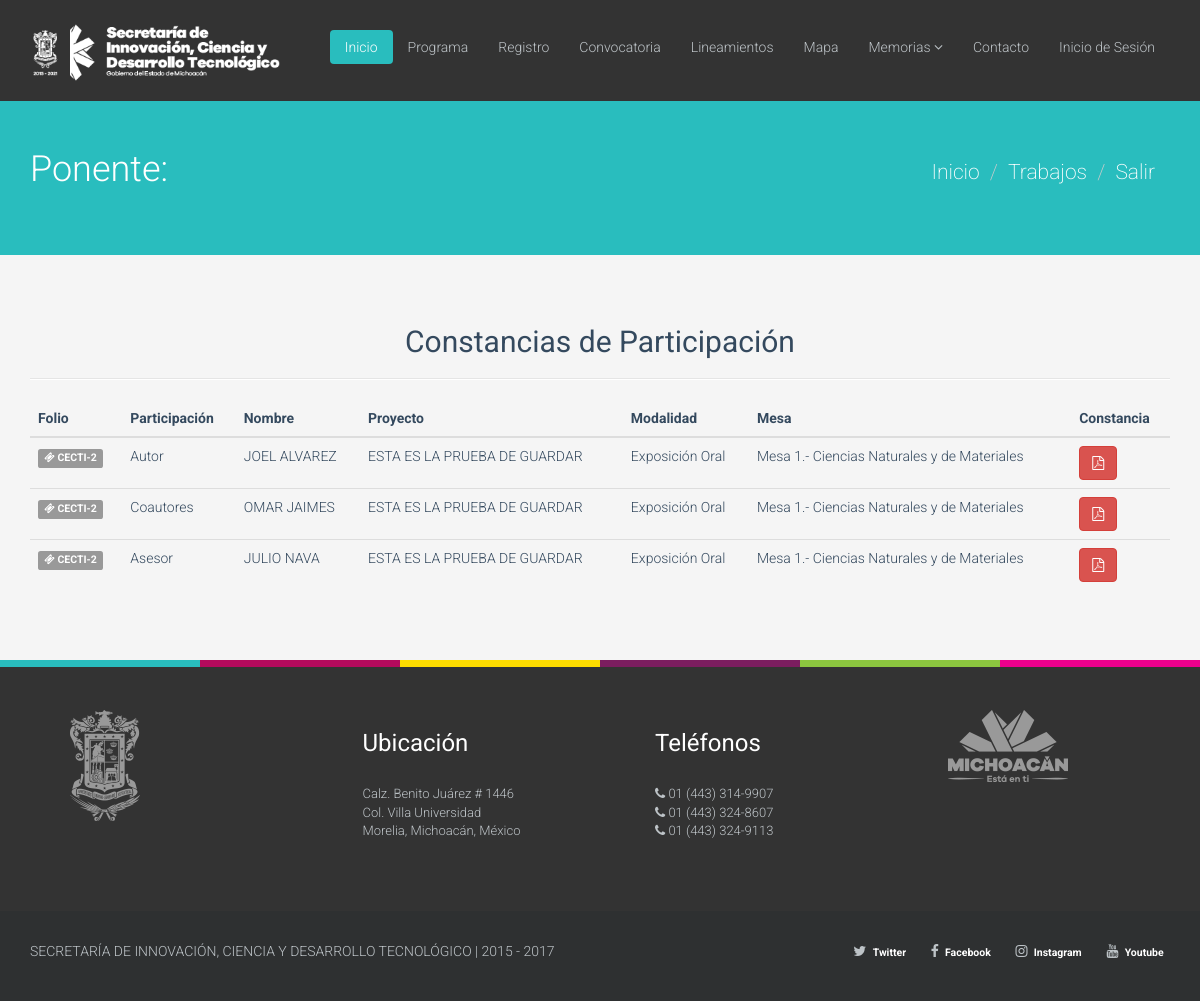
/index.php/ponente/constancias, run on the app's committed database.
### tables this page shows
CREATE TABLE `usuarios` (
  `id_usuarios` int(11) NOT NULL,
  `nombre` varchar(255) NOT NULL,
  `a_paterno` varchar(255) NOT NULL,
  `a_materno` varchar(255) NOT NULL,
  `edad` int(11) NOT NULL,
  `genero` int(11) NOT NULL,
  `nacionalidad` int(11) NOT NULL,
  `otra_nac` varchar(255) NOT NULL,
  `estado` int(11) NOT NULL,
  `municipio` int(11) NOT NULL,
  `otro_mun` varchar(255) NOT NULL,
  `email` varchar(255) NOT NULL,
  `institucion` int(11) NOT NULL,
  `otra_ins` varchar(255) NOT NULL,
  `facultad` int(11) NOT NULL,
  `otra_fac` varchar(255) NOT NULL,
  `nivel` int(11) NOT NULL,
  `otro_nivel` varchar(255) NOT NULL,
  `mesa` int(11) NOT NULL,
  `modalidad` int(11) NOT NULL,
  `area_id` int(11) DEFAULT NULL,
  `password` varchar(255) NOT NULL,
  `username` varchar(255) NOT NULL,
  `puesto` varchar(100) NOT NULL
);

CREATE TABLE `ponencias` (
  `id_ponencias` int(11) NOT NULL,
  `usuario_id` int(11) NOT NULL,
  `tipo_trabajo_id` int(11) DEFAULT NULL,
  `titulo` mediumtext,
  `autor` varchar(255) DEFAULT NULL,
  `coautores` mediumtext,
  `asesor` varchar(255) DEFAULT NULL,
  `mesa_id` int(11) DEFAULT NULL,
  `c_jovenes` int(11) DEFAULT NULL,
  `archivo_resumen` varchar(255) DEFAULT NULL,
  `archivo_extenso` varchar(255) DEFAULT NULL,
  `status_id` int(11) NOT NULL,
  `fecha_registro` date DEFAULT NULL,
  `fecha_extenso` date DEFAULT NULL
);

CREATE TABLE `tipo` (
  `id_tipo` int(11) NOT NULL,
  `nombre_trabajo` varchar(255) NOT NULL
);

CREATE TABLE `area_tematica` (
  `id_tematica` int(11) NOT NULL,
  `nombre_tem` varchar(255) NOT NULL
);

### application/controllers/Ponente.php (called while the page is built, shortened)
<?php if ( ! defined('BASEPATH')) exit('No direct script access allowed');
class Ponente extends MY_Controller {
       public function __construct()
       {
            $this->load->model('Ponentes_model');
            $this->load->library("session");
            $this->load->helper('url');
            $this->load->library('pagination');
       }
    public function constancias()
    {
        $data['pdf'] = $this->Ponentes_model->list_ponencia_pdf(1);
        $this->load->view("theme/header");
        $this->load->view("theme/menu");
        $this->load->view("ponente/constancias",$data);
        $this->load->view("theme/footer");
    }
}

### index.php (called while the page is built, shortened)
<?php
require_once BASEPATH.'core/CodeIgniter.php';

### application/models/Ponentes_model.php (called while the page is built, shortened)
<?php if ( ! defined('BASEPATH')) exit('No direct script access allowed');
class Ponentes_model extends CI_Model {
    public function list_ponencia_pdf($id_usuarios = false)
    {
        if($id_usuarios === false)
        {
            $this->db->select('u.username,u.nombre,u.a_paterno,u.a_materno,p.id_ponencias,p.titulo,p.autor,p.coautores,p.asesor,p.titulo, s.status, p.archivo_resumen, p.archivo_extenso, t.nombre_trabajo, a.nombre_tem');
            $this->db->from('usuarios u');
            $this->db->join('ponencias p', 'u.id_usuarios = p.usuario_id');
            $this->db->join('status s', 'p.status_id = s.id_status');
            $this->db->join('tipo t', 'p.tipo_trabajo_id = t.id_tipo');
            $this->db->join('area_tematica a', 'p.mesa_id = a.id_tematica');
        }else{
            $this->db->select('u.username,u.nombre,u.a_paterno,u.a_materno,p.id_ponencias,p.titulo,p.autor,p.coautores,p.asesor,p.titulo, s.status, p.archivo_resumen, p.archivo_extenso, t.nombre_trabajo, a.nombre_tem');
            $this->db->from('usuarios u');
            $this->db->join('ponencias p', 'u.id_usuarios = p.usuario_id');
            $this->db->join('status s', 'p.status_id = s.id_status');
            $this->db->join('tipo t', 'p.tipo_trabajo_id = t.id_tipo');
            $this->db->join('area_tematica a', 'p.mesa_id = a.id_tematica');
            $this->db->where('u.id_usuarios',$id_usuarios);
        }
        $query = $this->db->get();
        if($query->num_rows() > 0 )
          {
              return $query->result();
          }else{
            return FALSE;
          }
    }
}

### application/views/ponente/constancias.php (the view, shortened to what this page needs)
<?php
  $nombre = $this->session->userdata('nombre');
  $a_paterno = $this->session->userdata('a_paterno');
  $a_materno = $this->session->userdata('a_materno');
?>
<section id="title" class="emerald">
<div class="container">
<div class="row">
<div class="col-sm-6">
<br>
<br>
<br>
<br>
<br>
<h1>Ponente: <?php echo $nombre .' '.$a_paterno .' '.$a_materno ?></h1>
</div>
<div class="col-sm-6">
<br>
<br>
<br>
<br>
<ul class="breadcrumb pull-right lead">
    <li><a href="<?php echo site_url('ponente/index') ?>">Inicio</a></li>
    <li class="active"><a href="<?php echo site_url('ponente/listado') ?>">Trabajos</a></li>
    <li><a href="<?php echo site_url("login/salir") ?>">Salir</a></li>
</ul>
</div>
</div>
</div>
</section>
<section id="career" class="container">
<div class="center">
<h2>Constancias de Participación</h2>
</div>
<hr>
<div class="row">
<div class="col-md-12">
<div class="table-responsive">
<table class="table">
     <thead>
 <tr>
            <th>Folio</th>
            <th>Participación</th>
            <th>Nombre</th>
            <th>Proyecto</th>
            <th>Modalidad</th>
            <th>Mesa</th>
            <th>Constancia</th>
 </tr>
 </thead>
 <tbody>
 <?php
            foreach ($pdf as $row) {
if ($row->autor === $row->autor) {
               echo "<tr>
               <td><span class='label label-default'><i class='fa fa-ticket' aria-hidden='true'></i>  CECTI-$row->id_ponencias</span></td>
               <td>Autor</td>
               <td>$row->autor</td>
               <td>$row->titulo</td>
               <td>$row->nombre_trabajo</td>
               <td>$row->nombre_tem</td>
               <td><a href='" . base_url() . "ponente/constancia_autor/$row->id_ponencias' target='_blank'><button type='button' class='btn btn-danger' data-toggle='tooltip' data-placement='bottom' title='$row->autor'><i class='fa fa-file-pdf-o' aria-hidden='true'></i></button></a></td></td>";
           }else{
            echo '<div class="alert alert-danger" role="alert">No existe un autor registrado en el sistema</div>';
           }
if ($row->coautores === $row->coautores) {
               echo "<tr>
               <td><span class='label label-default'><i class='fa fa-ticket' aria-hidden='true'></i>  CECTI-$row->id_ponencias</span></td>
               <td>Coautores</td>
               <td>$row->coautores</td>
               <td>$row->titulo</td>
               <td>$row->nombre_trabajo</td>
               <td>$row->nombre_tem</td>
               <td><a href='" . base_url() . "ponente/constancia_coautor/$row->id_ponencias' target='_blank'><button type='button' class='btn btn-danger' data-toggle='tooltip' data-placement='bottom' title='$row->coautores'><i class='fa fa-file-pdf-o' aria-hidden='true'></i></button></a></td></td>";
           }else{
            echo '<div class="alert alert-danger" role="alert">No existe un Coautor registrado en el sistema</div>';
           }
if ($row->asesor === $row->asesor) {
               echo "<tr>
               <td><span class='label label-default'><i class='fa fa-ticket' aria-hidden='true'></i>  CECTI-$row->id_ponencias</span></td>
               <td>Asesor</td>
               <td>$row->asesor</td>
               <td>$row->titulo</td>
               <td>$row->nombre_trabajo</td>
               <td>$row->nombre_tem</td>
               <td><a href='" . base_url() . "ponente/constancia_asesor/$row->id_ponencias' target='_blank'><button type='button' class='btn btn-danger' data-toggle='tooltip' data-placement='bottom' title='$row->asesor'><i class='fa fa-file-pdf-o' aria-hidden='true'></i></button></a></td></td>";
           }else{
            echo '<div class="alert alert-danger" role="alert">No existe un Asesor registrado en el sistema</div>';
           }
}
?>
 </tbody>
 </table>
</div>
</div>
</div>
</section>

### assets/css/main.css (style rules this page uses)
body { color:#34495e;background:#f5f5f5;font-family:'Roboto',sans-serif;font-weight:300; }
h1,h2,h3,h4,h5,h6 { font-family:'Roboto',sans-serif;font-weight:400; }
a { color:#34495e;-webkit-transition:300ms;-moz-transition:300ms;-o-transition:300ms;transition:300ms; }
hr { border-top:1px solid #e5e5e5;border-bottom:1px solid #fff; }
.btn { font-weight:400; }
body>section { padding:50px 0; }
.turquoise,.green-sea,.sun-flower,.orange,.emerald,.nephrits,.carrot,.pumkin,.peter-river,.belize-hole,.alizarin,.pomegranate,.amethyst,.wisteria,.clouds .silver,.wet-asphalt,.midnight-blue,.concrete,.asbestos { color:#fff; }
.turquoise h1,.green-sea h1,.sun-flower h1,.orange h1,.emerald h1,.nephrits h1,.carrot h1,.pumkin h1,.peter-river h1,.belize-hole h1,.alizarin h1,.pomegranate h1,.amethyst h1,.wisteria h1,.clouds .silver h1,.wet-asphalt h1,.midnight-blue h1,.concrete h1,.asbestos h1,.turquoise h2,.green-sea h2,.sun-flower h2,.orange h2,.emerald h2,.nephrits h2,.carrot h2,.pumkin h2,.peter-river h2,.belize-hole h2,.alizarin h2,.pomegranate h2,.amethyst h2,.wisteria h2,.clouds .silver h2,.wet-asphalt h2,.midnight-blue h2,.concrete h2,.asbestos h2,.turquoise h3,.green-sea h3,.sun-flower h3,.orange h3,.emerald h3,.nephrits h3,.carrot h3,.pumkin h3,.peter-river h3,.belize-hole h3,.alizarin h3,.pomegranate h3,.amethyst h3,.wisteria h3,.clouds .silver h3,.wet-asphalt h3,.midnight-blue h3,.concrete h3,.asbestos h3,.turquoise h4,.green-sea h4,.sun-flower h4,.orange h4,.emerald h4,.nephrits h4,.carrot h4,.pumkin h4,.peter-river h4,.belize-hole h4,.alizarin h4,.pomegranate h4,.amethyst h4,.wisteria h4,.clouds .silver h4,.wet-asphalt h4,.midnight-blue h4,.concrete h4,.asbestos h4,.turquoise h5,.green-sea h5,.sun-flower h5,.orange h5,.emerald h5,.nephrits h5,.carrot h5,.pumkin h5,.peter-river h5,.belize-hole h5,.alizarin h5,.pomegranate h5,.amethyst h5,.wisteria h5,.clouds .silver h5,.wet-asphalt h5,.midnight-blue h5,.concrete h5,.asbestos h5,.turquoise h6,.green-sea h6,.sun-flower h6,.orange h6,.emerald h6,.nephrits h6,.carrot h6,.pumkin h6,.peter-river h6,.belize-hole h6,.alizarin h6,.pomegranate h6,.amethyst h6,.wisteria h6,.clouds .silver h6,.wet-asphalt h6,.midnight-blue h6,.concrete h6,.asbestos h6 { color:#fff; }
.emerald { background-color:#29bdbe; }
#title h1 { margin:0;font-size:36px;font-weight:300; }
.center { text-align:center; }
ul.breadcrumb { margin:20px 0 0;background:transparent; }
ul.breadcrumb>li { text-shadow:none; }
ul.breadcrumb>li>a,ul.breadcrumb>li .divider { color:#fff; }
ul.breadcrumb>li.active { color:rgba(255,255,255,0.7); }
.row>div { margin-bottom:10px; }

### data on the page
usuarios: ponencias.id_ponencias "2", ponencias.autor "JOEL ALVAREZ", ponencias.titulo "ESTA ES LA PRUEBA DE GUARDAR", tipo.nombre_trabajo "Exposición Oral", area_tematica.nombre_tem "Mesa 1.- Ciencias Naturales y de Materiales", ponencias.coautores "OMAR JAIMES", ponencias.asesor "JULIO NAVA"
